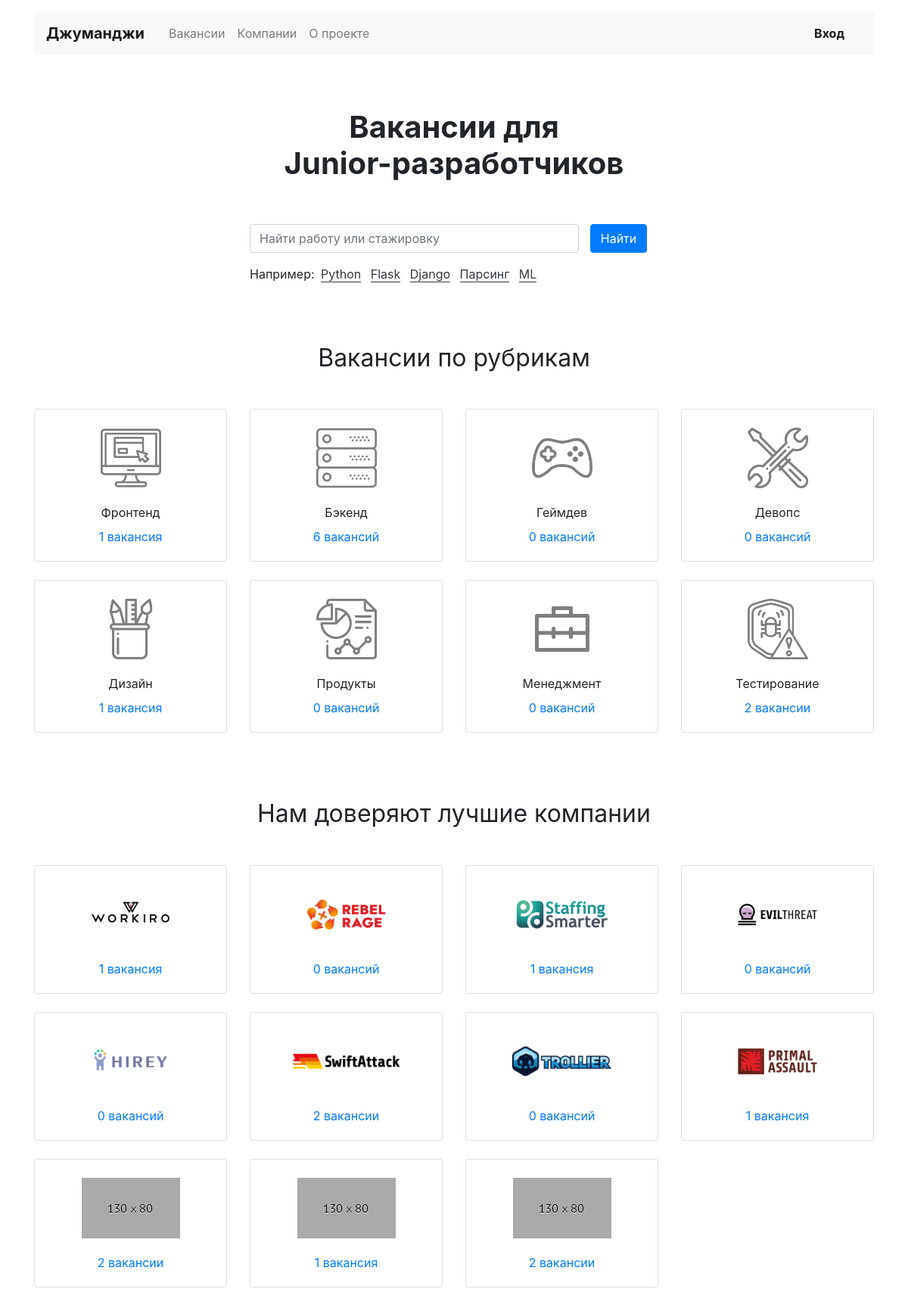
The page / on the database its author committed.
### jumanji/models.py (models this page shows)
class Specialty (models.Model):
    code = models.CharField(max_length=15, unique=True)
    title = models.CharField(max_length=25, unique=True)
    picture = models.ImageField(upload_to='specialties')

class Company (models.Model):
    name = models.CharField(max_length=25)
    location = models.CharField(max_length=25)
    logo = models.ImageField(upload_to='logos')
    description = models.CharField(max_length=100)
    employee_count = models.IntegerField()
    owner = models.OneToOneField(User, on_delete=models.CASCADE, related_name="companies", blank=True, null=True)

### jumanji/views.py (the view)
# urls.py: path('', views.main_view, name='main_page'),
def main_view(request):
    if request.method == 'POST':
        return HttpResponseRedirect(reverse('search', kwargs={'query': request.POST['search_object']}))
    else:
        search_form = forms.SearchForm()
        specializations = models.Specialty.objects.all()
        companies = models.Company.objects.all()
        count_vacancies_for_all_specializations = services.count_vacancies_for_all_specializations()
        count_vacancies_for_all_companies = services.count_vacancies_for_all_companies()
        return render(request, 'index.html', context={
            'specializations': specializations,
            'companies': companies,
            'count_vacancies_for_all_specializations': count_vacancies_for_all_specializations,
            'count_vacancies_for_all_companies': count_vacancies_for_all_companies,
            'form': search_form
        })

### jumanji/forms.py
class SearchForm(forms.Form):
    search_objects = forms.CharField(max_length=100)

### jumanji/services.py (called while the page is built)
def count_vacancies_for_all_specializations():
    counters_dict_specializations = {
        id_specialty: models.Vacancy.objects.filter(specialty=id_specialty).count()
        for id_specialty in range(models.Specialty.objects.all().count())
    }
    return counters_dict_specializations

def count_vacancies_for_all_companies():
    counters_dict_companies = {
        id_company: models.Vacancy.objects.filter(company=id_company).count()
        for id_company in range(models.Company.objects.all().count())
    }
    return counters_dict_companies

### templates/index.html (shortened to what this page needs)
{% extends 'base.html' %}
{% block content %}
  <main class="container mt-3">
    <section>
      <h1 class="h1 text-center mx-auto mt-4 py-5"><strong>Вакансии для <br>Junior-разработчиков</strong></h1>
      <div class="row">
        <div class="col-12 col-md-8 col-lg-6 offset-lg-3 offset-md-2">
          <form class="form-inline mb-3" method="post"> {% csrf_token %}
            <div class="form-group col-8 col-md-10 pl-0">
              <input class="form-control w-100" type="text" maxlength="100" placeholder="Найти работу или стажировку" aria-label="Найти работу или стажировку" required id="id_search_objects" name="search_object">
            </div>
            <div class="form-group col-4 col-md-2 pl-0">
              <button class="btn btn-primary w-100" type="submit">Найти</button>
            </div>
          </form>
          <p>Например:
            <a href="{% url 'search' 'Python' %}" class="text-dark border-bottom border-dark m-1 text-decoration-none">Python</a>
            <a href="{% url 'search' 'Flask' %}" class="text-dark border-bottom border-dark m-1 text-decoration-none">Flask</a>
            <a href="{% url 'search' 'Django' %}" class="text-dark border-bottom border-dark m-1 text-decoration-none">Django</a>
            <a href="{% url 'search' 'Парсинг' %}" class="text-dark border-bottom border-dark m-1 text-decoration-none">Парсинг</a>
            <a href="{% url 'search' 'ML' %}" class="text-dark border-bottom border-dark m-1 text-decoration-none">ML</a>
          </p>
        </div>
      </div>
    </section>
    <section class="mt-5 pt-3">
      <h2 class="h2 font-weight-normal text-center mb-5">Вакансии по рубрикам</h2>
      <div class="row mb-0">
        {% for specialty in specializations %}
        <div class="col-6 col-md-6 col-lg-3">
          <div class="card pt-4 text-center mb-4">
            <img class="mx-auto d-block" src="{{ specialty.picture.url }}" width="80" height="80" alt="">
            <div class="card-body">
              <p class="card-text mb-2">{{ specialty.title }}</p>
              <p class="card-text">
                <a href="{% url 'one_specialty' specialty.code %}">
                  {% for key,counter in count_vacancies_for_all_specializations.items %}
                    {% if key == specialty.id %}
                      {% if counter == 1 %} 1 вакансия
                      {% elif counter >= 2 and counter < 5 %} {{counter}} вакансии
                      {% elif counter == 0 or counter >= 5 %} {{counter}} вакансий
                      {% endif %}
                    {% endif %}
                  {% endfor %}
                </a>
              </p>
            </div>
          </div>
        </div>
        {% endfor %}
      </div>
    </section>
    <section class="my-5 pt-3">
      <h2 class="h2 font-weight-normal text-center mb-5">Нам доверяют лучшие компании</h2>
      <div class="row mb-0">
        {% for company in companies %}
        <div class="col-6 col-md-6 col-lg-3">
          <div class="card pt-4 text-center mb-4">
            <a style="max-width: 150px;" class="mx-auto d-block">
              <img class="mx-auto d-block mw-100" src="{{company.logo.url}}" height="80" weight="130" alt="">
            </a>
            <div class="card-body">
              <p class="card-text">
                <a href="{% url 'one_company' company.id %}">
                  {% for key,counter in count_vacancies_for_all_companies.items %}
                    {% if key == company.id %}
                      {% if counter == 1 %} 1 вакансия
                      {% elif counter >= 2 and counter < 5 %} {{counter}} вакансии
                      {% elif counter == 0 or counter >= 5 %} {{counter}} вакансий
                      {% endif %}
                    {% endif %}
                  {% endfor %}
                </a>
              </p>
            </div>
          </div>
        </div>
        {% endfor %}
      </div>
    </section>
  </main>
{% endblock %}

### rows shown on the page
Specialty: picture (picture), title "Фронтенд"
Specialty: picture (picture), title "Бэкенд", count_vacancies_for_all_specializations "6"
Specialty: picture (picture), title "Геймдев", count_vacancies_for_all_specializations "0"
Specialty: picture (picture), title "Девопс", count_vacancies_for_all_specializations "0"
Specialty: picture (picture), title "Дизайн"
Specialty: picture (picture), title "Продукты", count_vacancies_for_all_specializations "0"
Specialty: picture (picture), title "Менеджмент", count_vacancies_for_all_specializations "0"
Specialty: picture (picture), title "Тестирование", count_vacancies_for_all_specializations "2"
Company: logo (picture)
Company: logo (picture), count_vacancies_for_all_companies "0"
Company: logo (picture)
Company: logo (picture), count_vacancies_for_all_companies "0"
Company: logo (picture), count_vacancies_for_all_companies "0"
Company: logo (picture), count_vacancies_for_all_companies "2"
Company: logo (picture), count_vacancies_for_all_companies "0"
Company: logo (picture)
Company: logo (picture), count_vacancies_for_all_companies "2"
Company: logo (picture)
Company: logo (picture), count_vacancies_for_all_companies "2"
